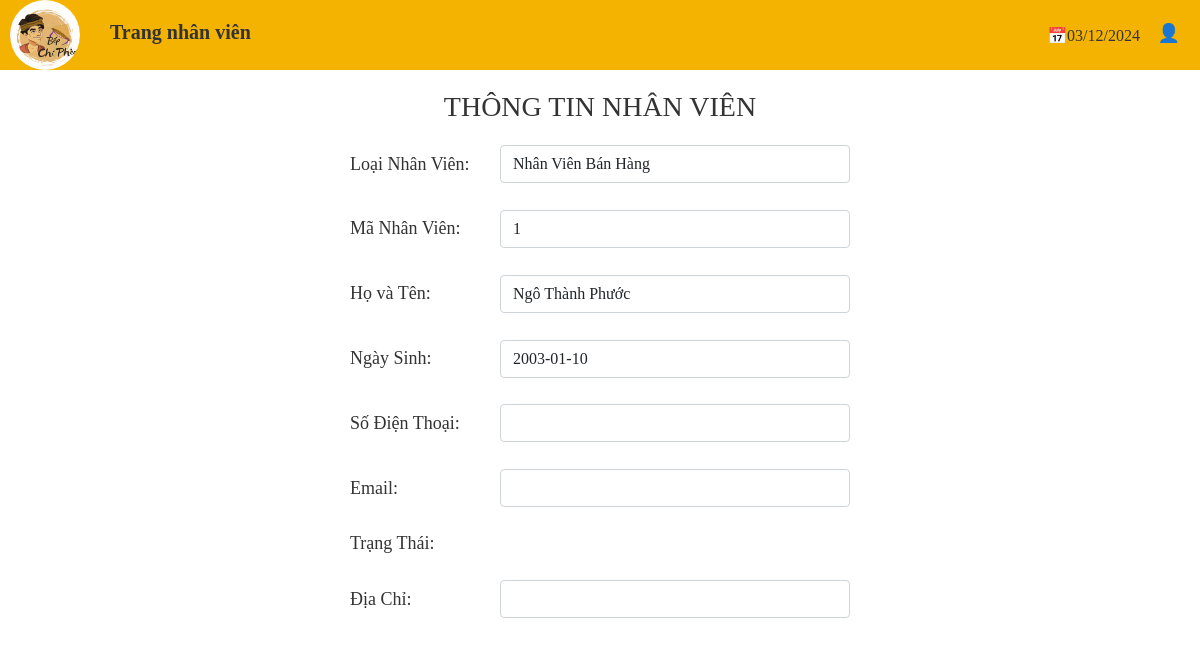
The app's page /view/NHANVIEN/ThongtinNhanVien.php?id=1, older data.
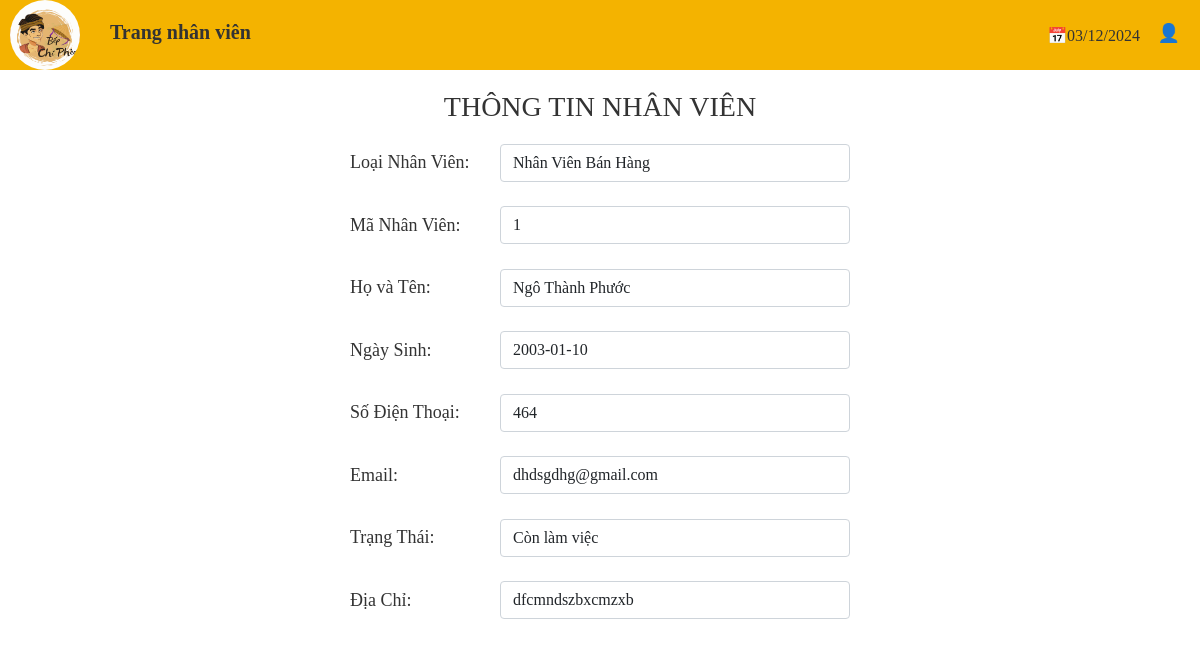
The same page, newer data.
### tables this page shows
CREATE TABLE `taikhoannguoidung` (
  `idNguoiDung` int(11) NOT NULL,
  `username` varchar(50) NOT NULL,
  `pass` varchar(255) NOT NULL,
  `hoTen` varchar(50) NOT NULL,
  `email` varchar(100) NOT NULL,
  `trangThai` tinyint(4) NOT NULL,
  `loaiNguoiDung` tinyint(4) NOT NULL,
  `diaChi` varchar(255) NOT NULL,
  `SDT` varchar(15) NOT NULL
);

### model/chucnangnhanvien.php (called while the page is built, shortened)
<?php
    class tmdt
	{
		private $host = 'localhost';
		private $username = 'trieu';
		private $password = '123';
		private $database = 'db_chipheo';
		public function connect()
		{
			$con = new mysqli($this->host, $this->username, $this->password, $this->database);
			$con->set_charset("utf8");
			return $con;
		}
		public function laycot($sql)
		{
			$link = $this->connect();
			$ketqua = $link->query($sql);
			$trave = '';
			if($ketqua && $ketqua->num_rows > 0) {
				while($row = $ketqua->fetch_array()) {
					$trave = $row[0];
				}
			}
			return $trave;
		}
	}
?>

### view/NHANVIEN/ThongtinNhanVien.php (the view, shortened to what the changed rows need)
<?php
    include_once("../../model/chucnangnhanvien.php");
    $p=new tmdt();
?>
<!DOCTYPE html>
<html lang="en">
<head>
    <link rel="stylesheet" href="../../css/nhanVien.css">
    <link rel="stylesheet" href="../../css/thongtin.css">
    <link rel="stylesheet" href="../../css/bootstrap-5.1.3-dist/css/bootstrap.min.css">
    <link rel="stylesheet" href="https://cdnjs.cloudflare.com/ajax/libs/font-awesome/4.7.0/css/font-awesome.min.css">
</head>
<body>
    <?php
        $layid = $_REQUEST['id'];
        $laysdt=$p->laycot("select t.SDT from nhanvien n join taikhoannguoidung t on n.idNguoiDung = t.idNguoiDung where maNV = '$layid' limit 1");
        $layemail=$p->laycot("select t.email from nhanvien n join taikhoannguoidung t on n.idNguoiDung = t.idNguoiDung where maNV = '$layid' limit 1");
        $laytrangthai=$p->laycot("select t.trangThai from nhanvien n join taikhoannguoidung t on n.idNguoiDung = t.idNguoiDung where maNV = '$layid' limit 1");
        $laydiachi=$p->laycot("select t.diaChi from nhanvien n join taikhoannguoidung t on n.idNguoiDung = t.idNguoiDung where maNV = '$layid' limit 1");
    ?>
    <div class="container-fluid p-0">
    <div class="header">
        <h1><a href="NV_quanli.php">Trang nhân viên</a></h1>
    </div>
    <div class="container" style="width:100%;">
        <div class="content" align="center">
            <div class="form-container">
                <form method="post" enctype="multipart/form-data" name="form1" id="form1" style="width: 100%;">
                    <table style="margin:0; height: 500px; width: 500px;">
                        <tr>
                            <td><input type="input" class="form-control" size="200" id="sdt" value="<?php echo $laysdt;?>" name="sdt"></td>
                        </tr>
                        <tr>
                            <td><input type="input" class="form-control" size="200" id="email" value="<?php echo $layemail;?>" name="email"></td>
                        </tr>
                        <tr>
                            <?php
                                switch($laytrangthai)
                                {
                                    case 1:
                                            echo '<td><input type="input" class="form-control" size="200" id="trangThai" value="Còn làm việc" name="trangThai"></td>';
                                            break;
                                }
                            ?>
                        </tr>
                        <tr>
                            <td><input type="input" class="form-control" size="200" id="diaChi" value="<?php echo $laydiachi;?>" name="diaChi"></td>
                        </tr>
                    </table>
                </form>
            </div>
    </div>
</body>
</html>

Row changes from the older to the newer data that the page shows:
now on this page (row edited): taikhoannguoidung: sdt "464", diaChi "dfcmndszbxcmzxb"
Text that changed along with them:
form field email: (not shown) → "dhdsgdhg@gmail.com"
form field trangThai: (not shown) → "Còn làm việc"
